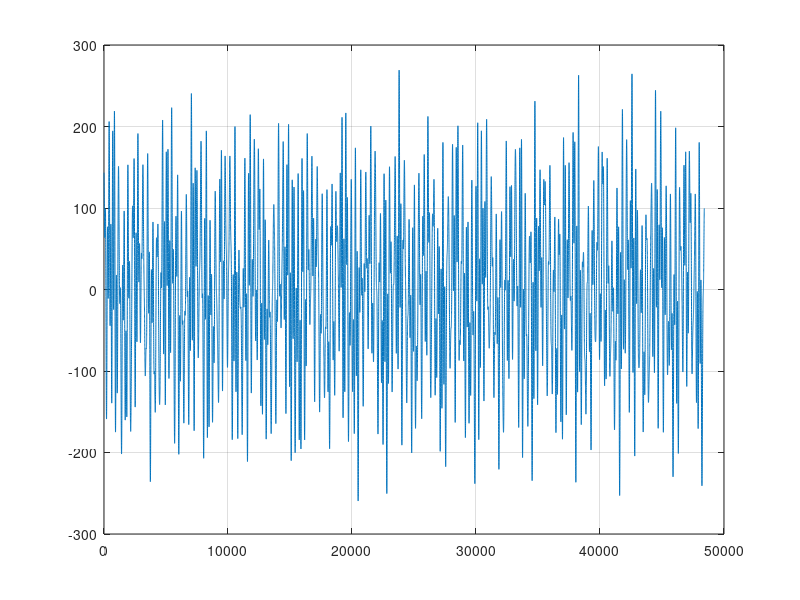
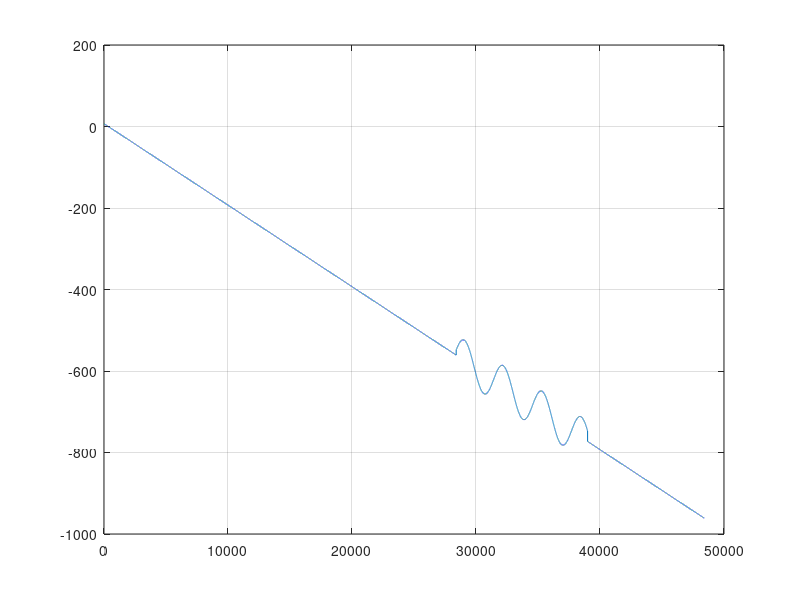
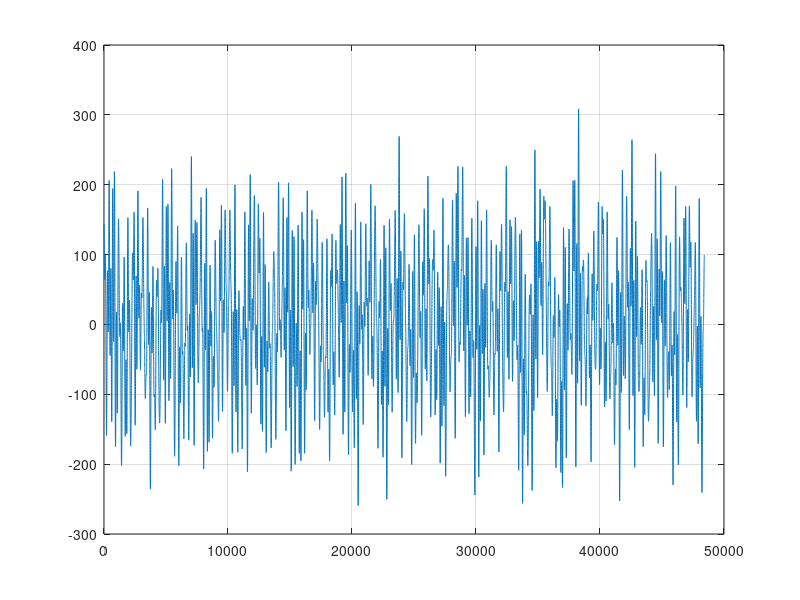

These charts were generated, in order, by the following MATLAB code:


Nd=48410;
dstDn=10;
setN=10;

dd2={};
td=1:Nd;

kd=1;
dd2{kd}=-0.02*td+7;

for kd2=kd:kd+setN-1
    alpha=rand()*50;
    beta=rand()*100;
    gamma=rand()/20;
    dd2{kd2}=alpha*sin(gamma*(td+beta));
end

yd=[];
kd=1;
yd=dd2{kd};
for kd2=kd:kd+setN-1
    yd=yd+dd2{kd2};
end


figure(111);
clf

plot(yd);
grid on;

figure(112);
clf

yd2=50*sin(0.002*(td));

yd2(1:28400)=0;

yd2(39000:48410)=0;

yd2b=yd2-0.02*td+7;

plot(yd2b);
grid on;

figure(113);
clf

yd3=yd2+yd;
plot(yd3);
grid on;